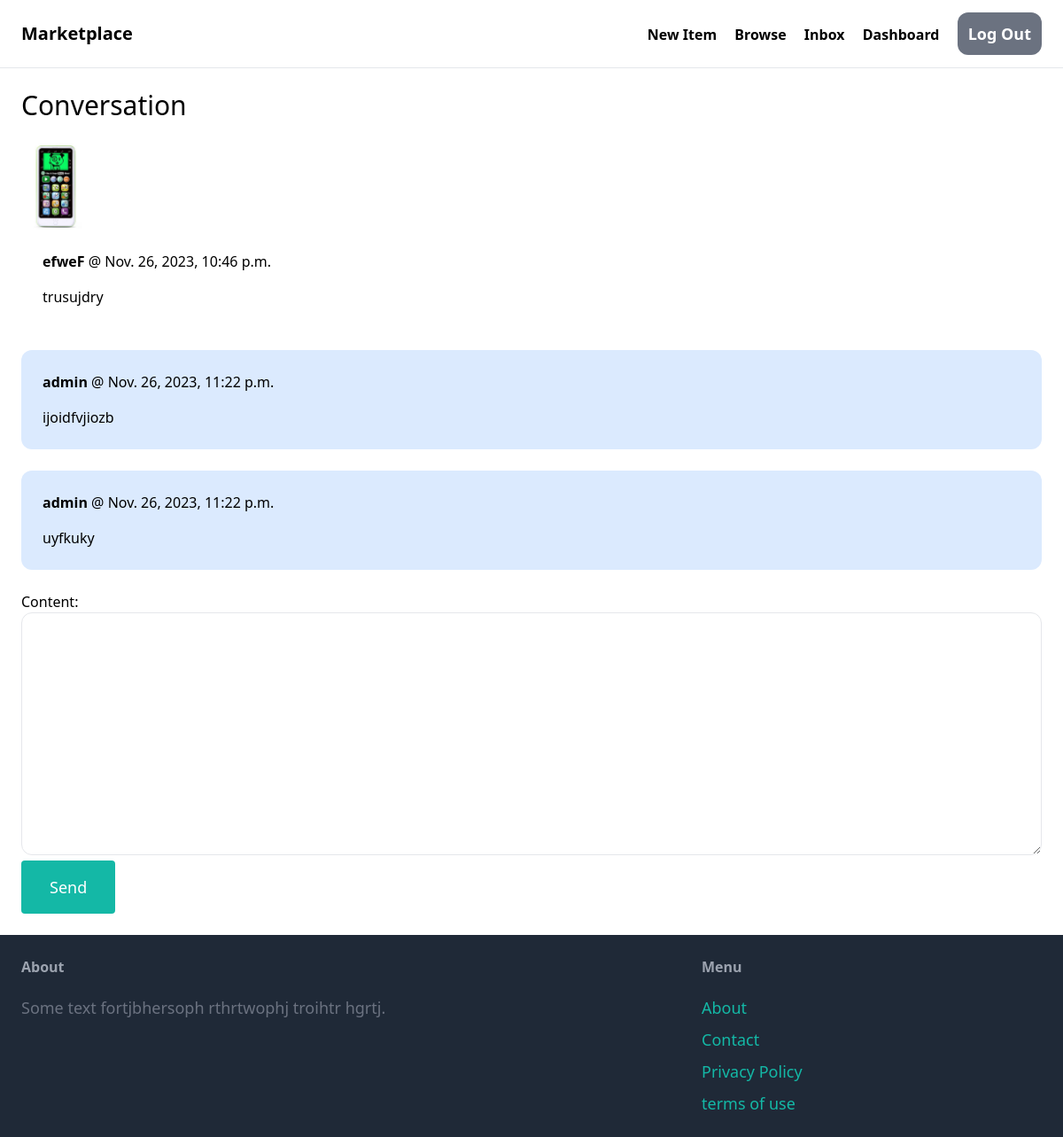
The app's page /inbox/1/detail/ (signed in) with its own data.
### conversation/models.py (models this page shows)
class Conversation(models.Model):
  item = models.ForeignKey(Item, related_name='conversations', on_delete=models.CASCADE)
  members = models.ManyToManyField(User, related_name='conversations')
  created_at = models.DateTimeField(auto_now_add=True)
  modified_at = models.DateTimeField(auto_now=True)
  class Meta:
    ordering = ('-modified_at',)

class ConversationMessage(models.Model):
  conversation = models.ForeignKey(Conversation, related_name='messages', on_delete=models.CASCADE)
  content = models.TextField()
  created_at = models.DateTimeField(auto_now_add=True)
  created_by = models.ForeignKey(User, related_name='created_messages', on_delete=models.CASCADE)

### item/models.py (models this page shows, shortened)
class Item(models.Model):
  category = models.ForeignKey(Category, related_name='items', on_delete=models.CASCADE)
  name = models.CharField(max_length=255)
  description = models.TextField(blank=True, null=True)
  price = models.FloatField()
  image = models.ImageField(upload_to='item_images', blank=True, null=True)
  is_sold = models.BooleanField(default=False)
  created_by = models.ForeignKey(User, related_name='items', on_delete=models.CASCADE)
  created_at = models.DateTimeField(auto_now_add=True)
  class Meta:
    ordering = ('name', )

### conversation/views.py (the view)
# urls.py: path('<int:pk>/detail/', views.detail, name='detail'),
@login_required
def detail(request, pk):
  conversation = Conversation.objects.filter(members__in=[request.user.id]).get(pk=pk)
  if request.method == 'POST':
    form = ConversationMessageForm(request.POST)
    if form.is_valid():
      conversation_message = form.save(commit=False)
      conversation_message.conversation = conversation
      conversation_message.created_by = request.user
      conversation_message.save()
      conversation.save()
      return redirect('conversation:detail', pk=pk)
  else:
    form = ConversationMessageForm()
  return render(request, 'conversation/detail.html', {
    'conversation': conversation,
    'form': form
  })

### conversation/forms.py
class ConversationMessageForm(forms.ModelForm):
  class Meta:
    model = ConversationMessage
    fields = ('content',)
    widgets = {
      'content': forms.Textarea(attrs={
        'class':'w-full py-4 px-6 rounded-xl border'
      })
    }

### conversation/templates/conversation/detail.html (shortened to what this page needs)
{% extends 'core/base.html' %}
{% block content %}
<h1 class="mb-6 text-3xl">Conversation</h1>
<div class="pr-6"><img src="{{ conversation.item.image.url }}" class="w-20 rounded-xl" alt=""></div>
<div class="space-y-6">
  {% for msg in conversation.messages.all %}
      <div class="p-6 flex {% if msg.created_by == request.user %} bg-blue-100 {% else %} bg-grey-100 {% endif %} rounded-xl">
        <div>
          <p class="mb-4"><strong>{{ msg.created_by.username }}</strong> @ {{ msg.created_at }}</p>
          <p>{{ msg.content }}</p>
        </div>
      </div>
  {% endfor %}
</div>
<form action="." method="post" class="mt-6">
  {{ form.as_p }}
  <button class="py-4 px-8 text-lg bg-teal-500 hover:bg-teal-700 rounded text-white">Send</button>
</form>
{% endblock %}

### records on screen
Conversation: item.image (picture)
ConversationMessage: created_by.username "efweF", created_at "Nov. 26, 2023, 10:46 p.m.", content "trusujdry"
ConversationMessage: created_by.username "admin", created_at "Nov. 26, 2023, 11:22 p.m.", content "ijoidfvjiozb"
ConversationMessage: created_by.username "admin", created_at "Nov. 26, 2023, 11:22 p.m.", content "uyfkuky"
